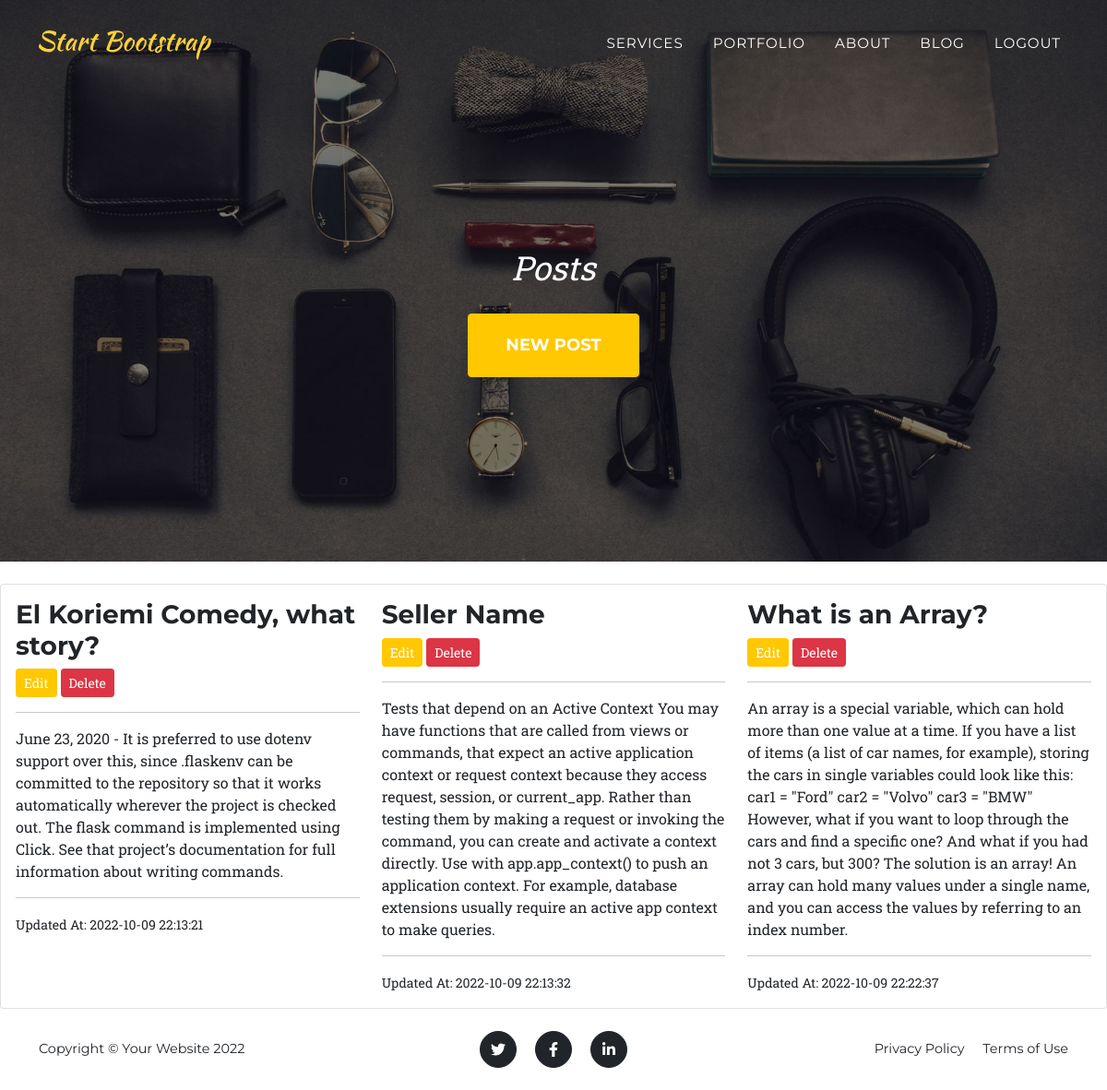
The page /blog/ (signed in) on the database its author committed.
### core/models/BlogPost.py (models this page shows)
class BlogPost(db.Model):
    id = Column(Integer, primary_key=True)
    name = Column(String(255), nullable=False)
    content = Column(Text, nullable=False)
    createdAt = Column(DateTime(True), default=func.now(),nullable=False)
    updatedAt = Column(DateTime(True), default=func.now(),nullable=False)
    likes = Column(Integer, nullable=False, default=0)
    user_id = Column(Integer, ForeignKey('user.id'))

### core/blog.py (the view)
@blog.route('/', methods=['GET'])
def index():
    blogs = BlogPost.query.all()
    return render_template('blog/index.html', blogs=blogs)

### core/models/User.py (called while the page is built)
    def is_admin(self):
        roleAdmin = filter(lambda userRole : 'ROLE_ADMIN' == userRole.name, self.roles)
        if [] == list(roleAdmin):
            return False
        return True

### core/templates/blog/index.html (shortened to what this page needs)
{% extends 'base.html' %}
{% block content %}
    <header class="masthead">
        <div class="masthead-subheading">Posts</div>
        <a class="btn btn-primary btn-xl text-uppercase" href="{{ url_for('blog_admin.new') }}">New Post</a>
    </header>
    <div class="card mt-4">
        <div class="card-body row">
            {% for blog in blogs %}
                <div class="col-lg-4">
                    <div>
                        <h3> {{ blog.name }} </h3>
                        {% if current_user.is_admin() %}
                            <a href="{{ url_for('blog_admin.edit', id=blog.id) }}" class="btn btn-sm btn-warning">Edit</a>
                            <a href="{{ url_for('blog_admin.delete', id=blog.id) }}" class="btn btn-sm btn-danger"
                            onclick="return window.confirm('Are you sure');">Delete</a>
                        {% endif %}
                    </div>
                    <hr/>
                    <div>
                        {{ blog.content|safe }}
                    </div>
                    <hr/>
                    <div>
                        <small>Updated At: {{ blog.updatedAt }}</small>
                    </div>
                </div>
            {% endfor %}
        </div>
    </div>
{% endblock %}

### core/templates/base.html (shortened to what this page needs)
<!DOCTYPE html>
<html lang="en">
    <head>
        <link href="{{ url_for('static', filename='styles.css') }}" rel="stylesheet" />
    </head>
    <body id="page-top">
        <nav class="navbar navbar-expand-lg navbar-dark fixed-top" id="mainNav">
            <div class="container">
                <a class="navbar-brand" href="#page-top"><img src="{{ url_for('static', filename='img/navbar-logo.svg') }}" alt="..." /></a>
                <div class="collapse navbar-collapse" id="navbarResponsive">
                    <ul class="navbar-nav text-uppercase ms-auto py-4 py-lg-0">
                        <li class="nav-item"><a class="nav-link" href="#services">Services</a></li>
                        <li class="nav-item"><a class="nav-link" href="#portfolio">Portfolio</a></li>
                        <li class="nav-item"><a class="nav-link" href="#about">About</a></li>
                        <li class="nav-item"><a class="nav-link" href="{{ url_for('blog.index') }}">Blog</a></li>
                        {% if current_user.is_authenticated %}
                            <li class="nav-item"><a class="nav-link" href="{{ url_for('auth.logout') }}">Logout</a></li>
                            {% else %}
                            <li class="nav-item"><a class="nav-link" href="{{ url_for('auth.register') }}">Register</a></li>
                            <li class="nav-item"><a class="nav-link" href="{{ url_for('auth.login') }}">Login</a></li>
                        {% endif %}
                    </ul>
                </div>
            </div>
        </nav>
        {% block content %}
        {% endblock %}
        {% include "partials/footer.html" %}
    </body>
</html>

### core/templates/partials/footer.html
<footer class="footer py-4">
    <div class="container">
        <div class="row align-items-center">
            <div class="col-lg-4 text-lg-start">Copyright &copy; Your Website 2022</div>
            <div class="col-lg-4 my-3 my-lg-0">
                <a class="btn btn-dark btn-social mx-2" href="#!" aria-label="Twitter"><i class="fab fa-twitter"></i></a>
                <a class="btn btn-dark btn-social mx-2" href="#!" aria-label="Facebook"><i class="fab fa-facebook-f"></i></a>
                <a class="btn btn-dark btn-social mx-2" href="#!" aria-label="LinkedIn"><i class="fab fa-linkedin-in"></i></a>
            </div>
            <div class="col-lg-4 text-lg-end">
                <a class="link-dark text-decoration-none me-3" href="#!">Privacy Policy</a>
                <a class="link-dark text-decoration-none" href="#!">Terms of Use</a>
            </div>
        </div>
    </div>
</footer>

### rows shown on the page
BlogPost: name "El Koriemi Comedy, what story?", content "June 23, 2020 - It is preferred to use dotenv support over this, since .flaskenv can be committed to the repository so that it works automatically wherever the project is checked out. The flask command is implemented using Click. See that project’s documentation for full information about writing commands.", updatedAt "2022-10-09 22:13:21"
BlogPost: name "Seller Name", content "Tests that depend on an Active Context You may have functions that are called from views or commands, that expect an active application context or request context because they access request, session, or current_app. Rather than testing them by making a request or invoking the command, you can create and activate a context directly. Use with app.app_context() to push an application context. For example, database extensions usually require an active app context to make queries.", updatedAt "2022-10-09 22:13:32"
BlogPost: name "What is an Array?", content "An array is a special variable, which can hold more than one value at a time. If you have a list of items (a list of car names, for example), storing the cars in single variables could look like this: car1 = \"Ford\" car2 = \"Volvo\" car3 = \"BMW\" However, what if you want to loop through the cars and find a specific one? And what if you had not 3 cars, but 300? The solution is an array! An array can hold many values under a single name, and you can access the values by referring to an index number.", updatedAt "2022-10-09 22:22:37"
